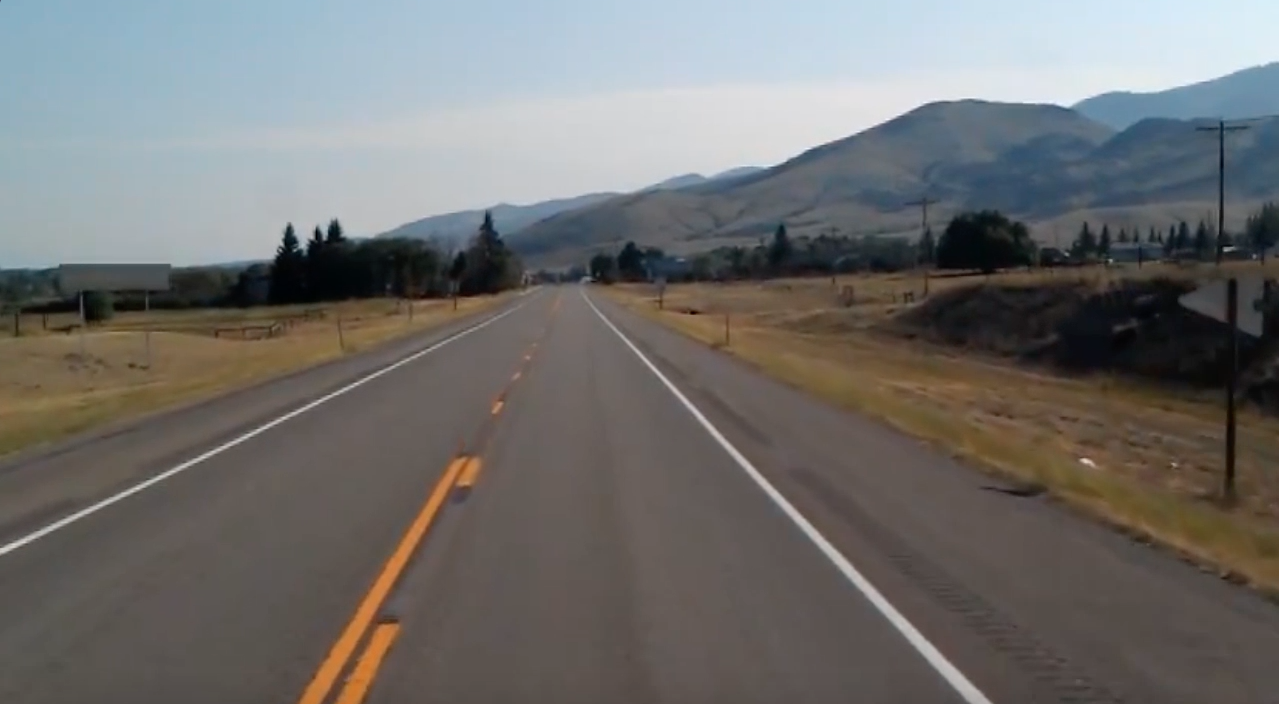
#> input picture test_image.jpg, 1279 x 704 px
$ python -i Threshold.py   (imports and definitions only)
#> lines starting #> are read from the running program, lines starting #| are printed output that depends on the picture; after the words box and inside, x2 and y2 are one past the last pixel; in counts of white or black regions, pixels touching at a corner belong together
import cv2 as cv
import numpy as np

class ImgThreshold:


    def thresholding_pipeline(self,image,sobel_kernel=7, mag_thresh=(3, 255), s_thresh=(170, 255), mod="HSV"):
#> called with sobel_kernel = 7, mag_thresh = (3, 255), s_thresh = (170, 255), mod = 'HSV'
        hsv_image = image
        if mod == "HSV":
            hsv_image = cv.cvtColor(image, cv.COLOR_RGB2HSV)  # converts the input image into hsv colour space
#> hsv_image: shape (704, 1279, 3); mean H, S, V 51.3, 49.6, 121.7
            gray = hsv_image[:, :, 2]  # gets the grayscale image
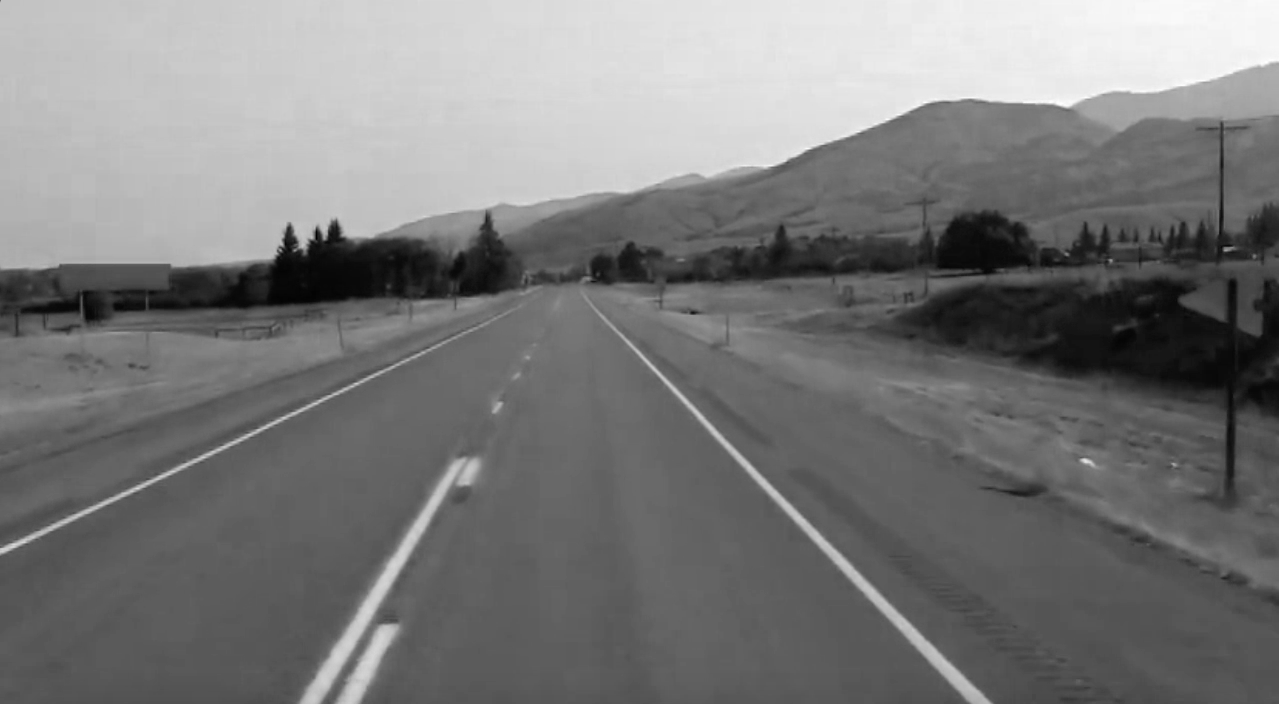
#> gray: shape (704, 1279); min 0, max 254, mean 121.7
        elif mod == "LAB":
            hsv_image = cv.cvtColor(image, cv.COLOR_BGR2Lab)  # converts the input image into hls colour space
            gray = hsv_image[:, :, 0]  # gets the grayscale image
        elif mod =="HLS":
            hsv_image = cv.cvtColor(image, cv.COLOR_BGR2HLS)  # converts the input image into hls colour space
            gray = hsv_image[:, :, 2]  # gets the grayscale image

        s_channel = hsv_image[:, :, 2]  # gets the saturation of the image

        sobel_zero = np.zeros(shape=gray.shape,
                              dtype=bool)  # creates an image with the same shape as grayscale image and fills it with zeros
        hls_zero = sobel_zero
        combined_binary = hls_zero.astype(np.float32)  # converts the s_binary to float32

        sobelx = cv.Sobel(gray, cv.CV_64F, 1, 0, ksize=sobel_kernel)  # computes the x partial derivatives
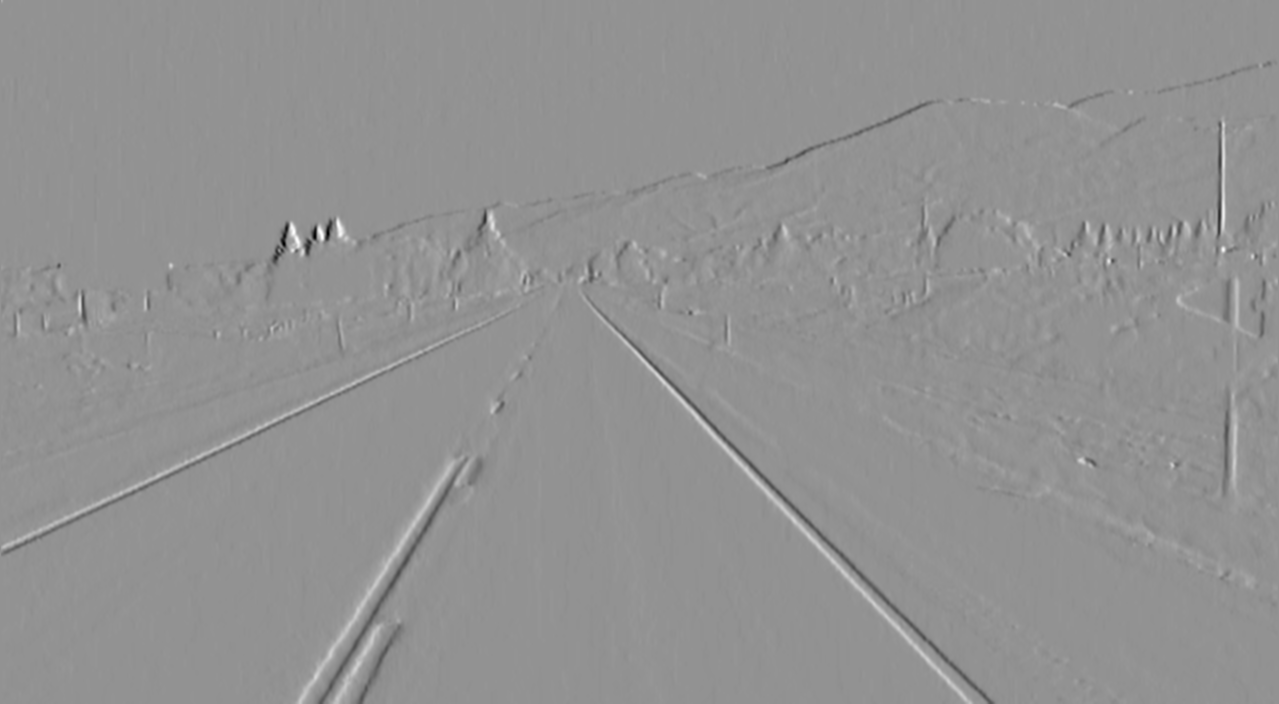
#> sobelx: shape (704, 1279) float64; min -81858, max 60657, mean -54.7; drawn with min black and max white

        sobel_abs = np.abs(sobelx ** 2)  # takes the absolute value of sobelx^2
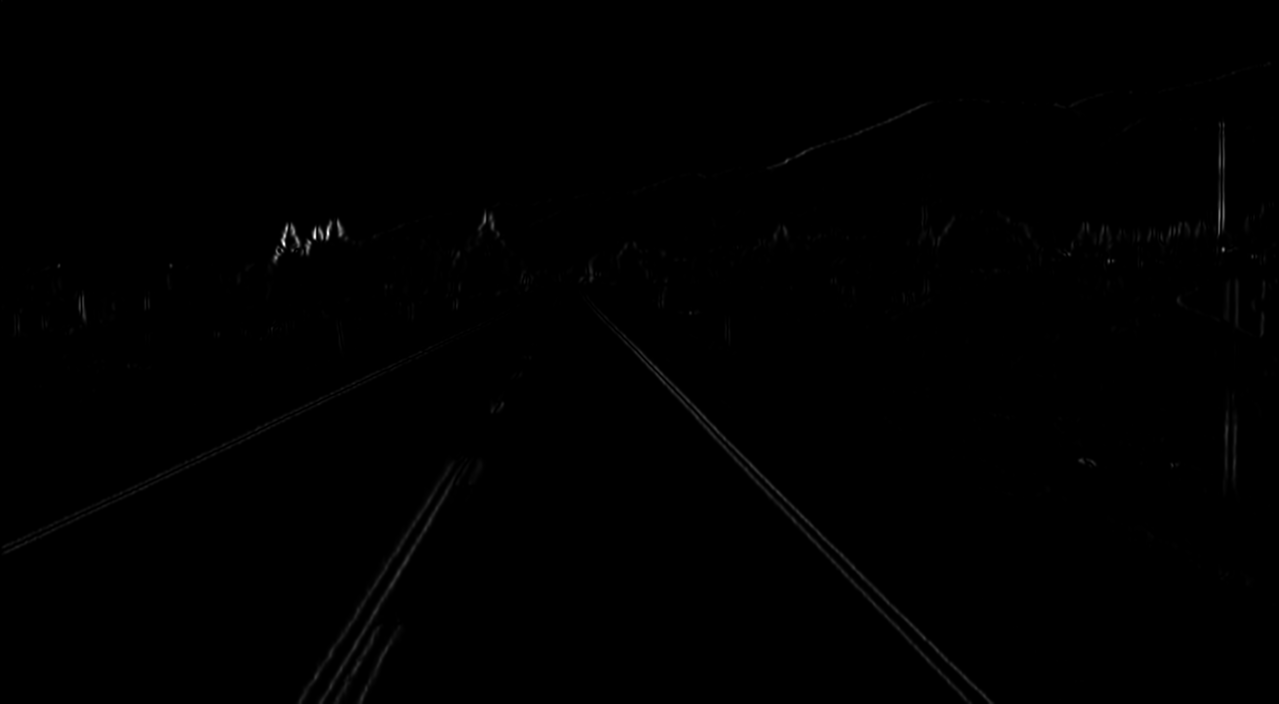
#> sobel_abs: shape (704, 1279) float64; min 0, max 6.7e+09, mean 15632252.9; drawn with min black and max white

        sobel_abs = np.uint8(
            255 * sobel_abs / np.max(
                sobel_abs))  # scale it to 8 bit then converts to uint8, it would be noisy without it

        sobel_zero[(sobel_abs > mag_thresh[0]) & (
                sobel_abs <= mag_thresh[1])] = 1  # writes 1 where the the values is in the magnitude threshold

        hls_zero[(s_channel >= s_thresh[0]) & (
                s_channel <= s_thresh[1])] = 1  # writes 1 where the the values is in the s_channel threshold

        # Combines the two thresholds
        combined_binary[(hls_zero == 1) | (sobel_zero == 1)] = 1

        combined_binary = np.uint8(
            255 * combined_binary / np.max(combined_binary))  # scale it to 8 bit then converts to uint8

        return combined_binary

    def img_thres(self,img):
        """
            Thresholds the given image
        """
        # Thresholding settings
        settings = [{'cspace': 'HLS', 'channel': 1, 'clipLimit': 2.0, 'threshold': 210},
                    {'cspace': 'HSV', 'channel': 2, 'clipLimit': 2.0, 'threshold': 220}]


        # Perform binary thresholding according to each setting and combine them into one image.
        scores = np.zeros(img.shape[0:2]).astype('uint8')
        for params in settings:
            # Change color space
            color_t = getattr(cv, 'COLOR_RGB2{}'.format(params['cspace']))
            gray = cv.cvtColor(img, color_t)[:, :, params['channel']]

            # Normalize regions of the image using CLAHE
            clahe = cv.createCLAHE(params['clipLimit'], tileGridSize=(8, 8))
            norm_img = clahe.apply(gray)

            # Threshold to binary
            ret, binary = cv.threshold(norm_img, params['threshold'], 1, cv.THRESH_BINARY)

            scores += binary

        res= cv.normalize(scores, None, 0, 255, cv.NORM_MINMAX)

        return res

>>> import cv2
>>> picture = cv2.cvtColor(cv2.imread('test_image.jpg'), cv2.COLOR_BGR2RGB)
>>> result = ImgThreshold().thresholding_pipeline(picture)
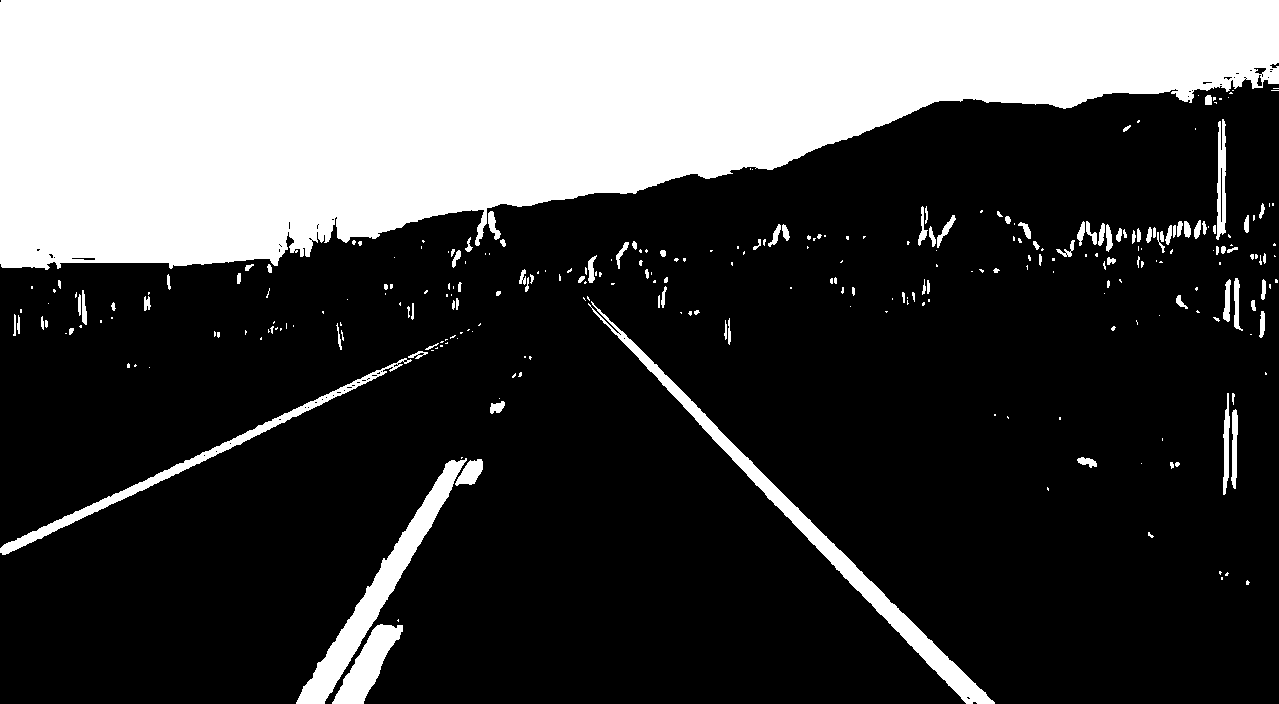
#> result: shape (704, 1279); 28.8% white; 295 white regions (183 under 20 px), largest, box (x1, y1, x2, y2) and area: (0, 0, 1279, 270) 230556, (588, 301, 995, 704) 7473, (296, 458, 467, 704) 6096
